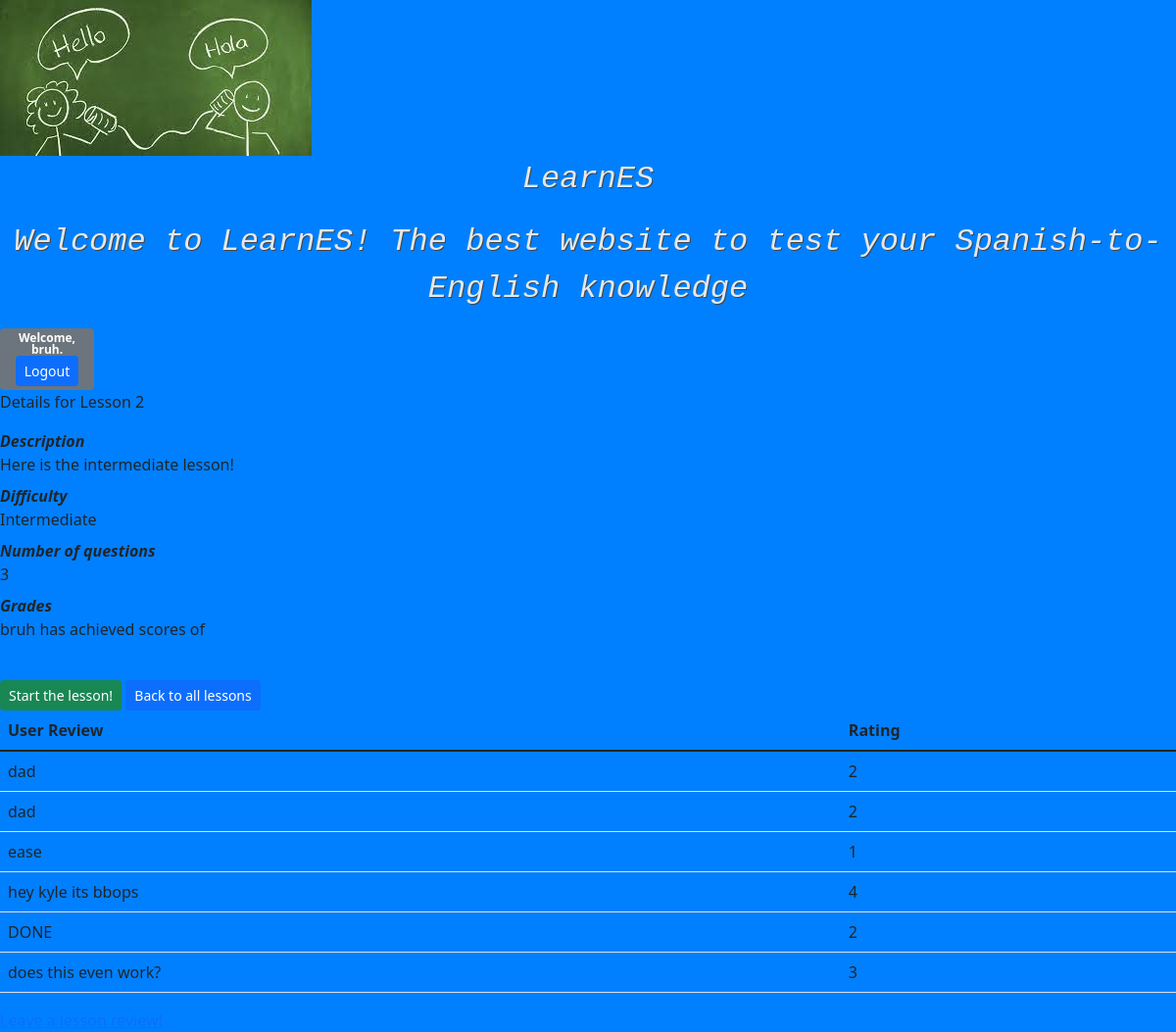
The page /lessons/2/ (signed in) on the database its author committed.
### learnES/models.py (models this page shows, shortened)
class Lesson(models.Model):
  level = models.IntegerField(blank=False, default=0, validators=[MinValueValidator(1), MaxValueValidator(3)])
  description = models.CharField(max_length=300, null=True)
  number_of_questions = models.IntegerField(default=1)
  difficulty= models.CharField(max_length=50, blank=False)

class Review(models.Model):
    stars = models.IntegerField(blank=False,validators=[MinValueValidator(1),MaxValueValidator(5)])
    review = models.TextField()
    lesson = models.ForeignKey(Lesson, models.CASCADE)
    user = models.ForeignKey(auth_models.User, models.CASCADE)

### learnES/views.py (the view)
# urls.py: path('lessons/<int:lesson_pk>/', detail, name='lesson-detail'),
@login_required
def detail(request, lesson_pk):
    lesson = get_object_or_404(Lesson, pk=lesson_pk)
    questions = lesson.question_set.all()
    grade = lesson.grade_set.all()
    if grade.exists():
        grade = grade.first().score
    else:
        grade = 0
    print(grade)
    context = {"lesson": lesson, "questions": questions, "grade": grade}
    return render(request, "lessons/details.html", context)

### learnES/templates/lessons/details.html (shortened to what this page needs)
{% extends 'base.html' %}
{% block content %}
{% load static %}
 <link href="https://cdn.jsdelivr.net/npm/bootstrap@5.1.3/dist/css/bootstrap.min.css" rel="stylesheet">
    <link rel="stylesheet" href="{% static 'index.css' %}">
  <p >Details for Lesson {{lesson.level}}</p>
<dl>
    <dt ><i>Description</i></dt><dd >{{lesson.description}}</dd>
    <dt ><i>Difficulty</i></dt><dd >{{lesson.difficulty}}</dd>
    <dt ><i>Number of questions</i></dt><dd>{{lesson.number_of_questions}}</dd>
    <dt > <i>Grades</i></dt>
    <dd >{{user.username}} has achieved scores of </dd>
</dl>
<br>
<div>
<a class="btn btn-sm btn-success" href="{% url 'lesson-start' lesson.id %}"> Start the lesson!</a>
<a class="btn btn-sm btn-primary" href="{% url 'lessons' %}">Back to all lessons</a>
</div>
<section>
<table class="table">
    <thead>
        <th>User Review</th>
        <th>Rating</th>
    </thead>
    <tbody>
      {% for review in lesson.review_set.all %}
        <tr>
          <td>{{review.review}}</td>
          <td>{{review.stars}}</td>
        </tr>
      {% endfor %}
    </tbody>
</table>
<a class="review button" href="{%url 'createreview' lesson.id %}"> Leave a lesson review! </a>
</section>
{% endblock %}

### learnES/templates/base.html (shortened to what this page needs)
{% load static %}
<!DOCTYPE html>
<html>
  <head>
    <link href="https://cdn.jsdelivr.net/npm/bootstrap@5.1.3/dist/css/bootstrap.min.css" rel="stylesheet">
    <link rel="stylesheet" href="{% static 'base.css' %}">
    <img src="{% static 'learnes.jpeg' %}">
  </head>
  <body>
    <header>
      <p class="text"><i>LearnES </i></p>
      <p class="text"> <i>Welcome to LearnES! The best website to test your Spanish-to-English knowledge </i> </p>
      <div class="badge bg-secondary text-wrap" style="width: 6rem;">
      Welcome, {{ user.username }}. <a class="btn btn-sm btn-primary" href="{% url 'logout' %}">Logout</a>
      </div>
    <br>
    </header>
    {% block content %}
    {% endblock %}
  </body>
</html>

### learnES/static/base.css (style rules this page uses)
body { background-color: slategray; }
.text { color: #e3e8ee; font: w3-monospace; text-shadow:1px 1px 0 #444; font-size: xx-large; font-family: "Lucida Console", "Courier New", monospace; position: relative; text-align: center; }
.button { transition-duration: 0.4s; }

### learnES/static/index.css (style rules this page uses)
body { background-color: #0080ff; }

### rows shown on the page
Lesson: level "2", description "Here is the intermediate lesson!", difficulty "Intermediate", number_of_questions "3"
Review: review "dad", stars "2"
Review: review "dad", stars "2"
Review: review "ease", stars "1"
Review: review "hey kyle its bbops", stars "4"
Review: review "DONE", stars "2"
Review: review "does this even work?", stars "3"

### other values the page prints
{{ user.username }} "bruh"
